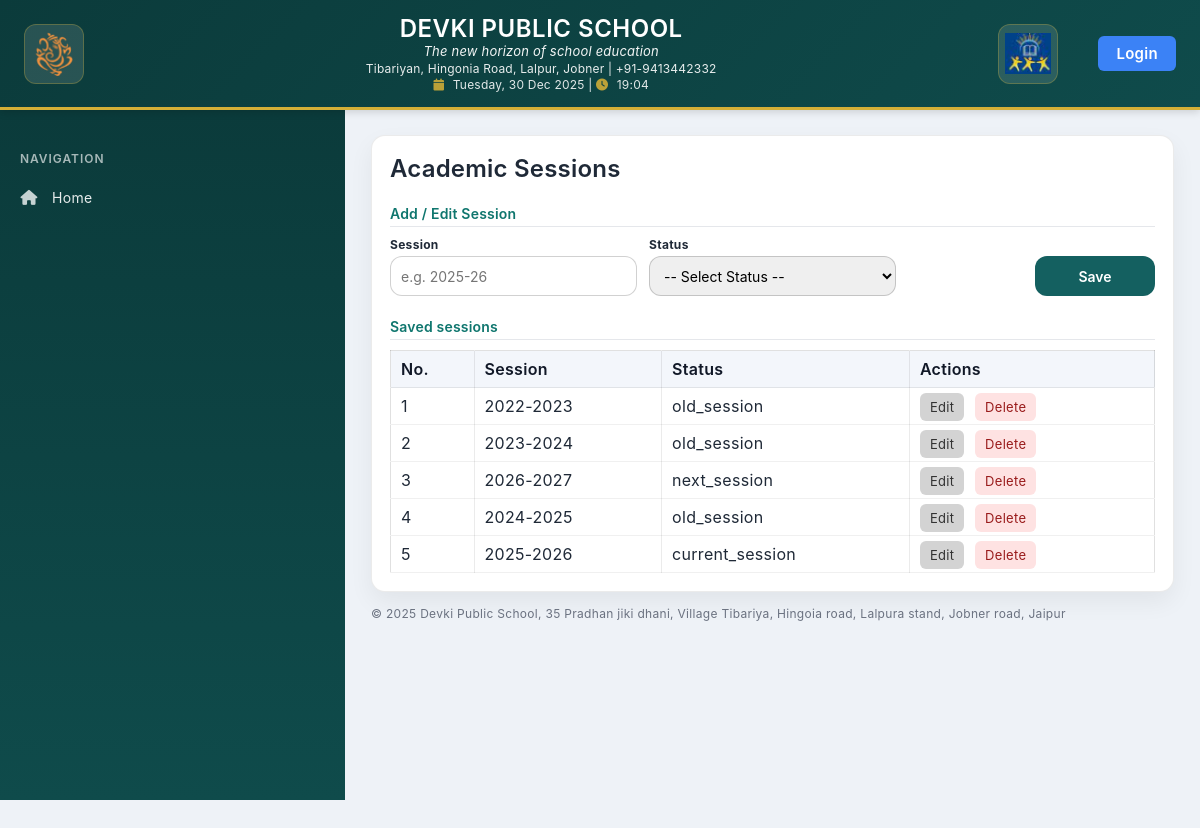
Page /ledger-expense/sessions/ on the earlier database version.
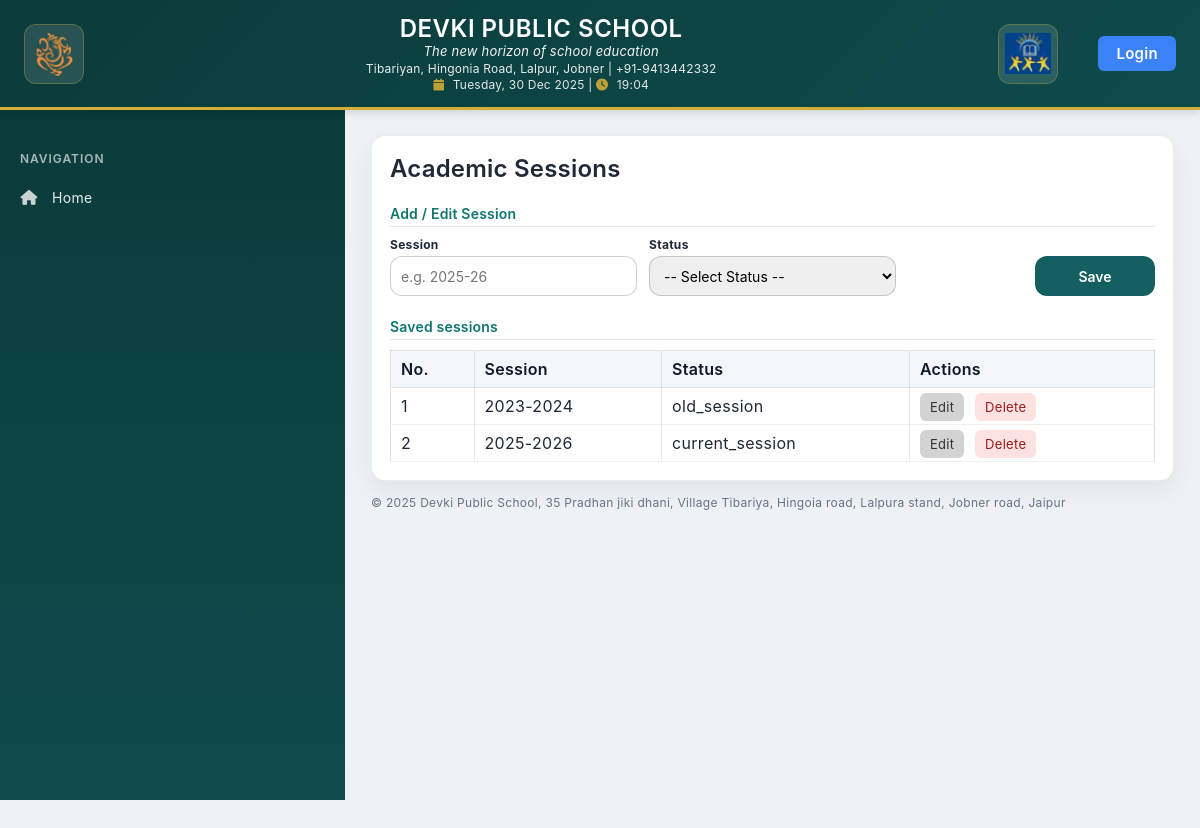
Same page on the later database version.
### dailyLedger/models.py (models this page shows, shortened)
class Session(models.Model):
    STATUS_CHOICES = [
        ("", "-- Select Status --"),
        ("next_session", "Next Session"),
        ("current_session", "Current Session"),
        ("old_session", "Old Session"),
    ]
    session = models.CharField(max_length=80, unique=True)
    status = models.CharField(max_length=20, choices=STATUS_CHOICES, default="", blank=True)
    created_at = models.DateTimeField(auto_now_add=True)
    class Meta:
        ordering = ["-session"]

### dailyLedger/views.py (the view)
# urls.py: path("sessions/", sessions_home, name="sessions_home"),
@never_cache
def sessions_home(request):
    edit_id = request.GET.get("edit")
    editing_session = Session.objects.filter(pk=edit_id).first() if edit_id else None
    if request.method == "POST":
        session_id = request.POST.get("session_id")
        if session_id:
            form = SessionForm(request.POST, instance=get_object_or_404(Session, pk=session_id))
        else:
            form = SessionForm(request.POST)
        if form.is_valid():
            form.save()
            return redirect("sessions_home")
    else:
        form = SessionForm(instance=editing_session) if editing_session else SessionForm()
        form.fields["session"].widget.attrs["autofocus"] = True
    selected_session = request.GET.get("session", "").strip()
    qs = Session.objects.all()
    if selected_session:
        qs = qs.filter(session=selected_session)
    sessions = qs.order_by("-id")
    session_choices = Session.objects.values_list("session", flat=True).distinct().order_by("session")
    return render(
        request,
        "dailyLedger/sessions_home.html",
        {
            "form": form,
            "sessions": sessions,
            "editing_session": editing_session,
            "session_choices": session_choices,
            "selected_session": selected_session,
        },
    )

### dailyLedger/forms.py
class SessionForm(forms.ModelForm):
    class Meta:
        model = Session
        fields = ["session", "status"]
        widgets = {
            "session": forms.TextInput(attrs={"placeholder": "e.g. 2025-26"}),
        }

### dailyLedger/templates/dailyLedger/sessions_home.html (shortened to what this page needs)
{% extends "website/base.html" %}
{% block content %}
<h2 style="margin-top:0;">Academic Sessions</h2>
<div class="card" style="margin-bottom:14px;">
  <h3 class="form-section">Add / Edit Session</h3>
  <form method="post">
    <div class="entry-grid">
      <div class="field">
        <label>Session</label>
        {{ form.session }}
      </div>
      <div class="field">
        <label>Status</label>
        {{ form.status }}
      </div>
      <div class="field field-btn">
        <label>&nbsp;</label>
        <button type="submit">{% if editing_session %}Update{% else %}Save{% endif %}</button>
      </div>
    </div>
  </form>
</div>
<div class="card">
  <h3 class="form-section">Saved sessions</h3>
  {% if sessions %}
    <table>
      <tr>
        <th>No.</th>
        <th>Session</th>
        <th>Status</th>
        <th>Actions</th>
      </tr>
      {% for s in sessions %}
      <tr>
        <td>{{ forloop.counter }}</td>
        <td>{{ s.session }}</td>
        <td>{{ s.status }}</td>
        <td class="actions">
          <a class="btn-edit" href="/ledger-expense/sessions/?edit={{ s.id }}">Edit</a>
          <a class="btn-delete"
             onclick="return confirm('Delete this session?')"
             href="/ledger-expense/sessions/delete/{{ s.id }}/">
             Delete
          </a>
        </td>
      </tr>
      {% endfor %}
    </table>
  {% else %}
    <p>No sessions yet.</p>
  {% endif %}
</div>
{% endblock %}

Differences in the rows shown:
removed Session: session "2022-2023", status "old_session"
removed Session: session "2026-2027", status "next_session"
removed Session: session "2024-2025", status "old_session"
